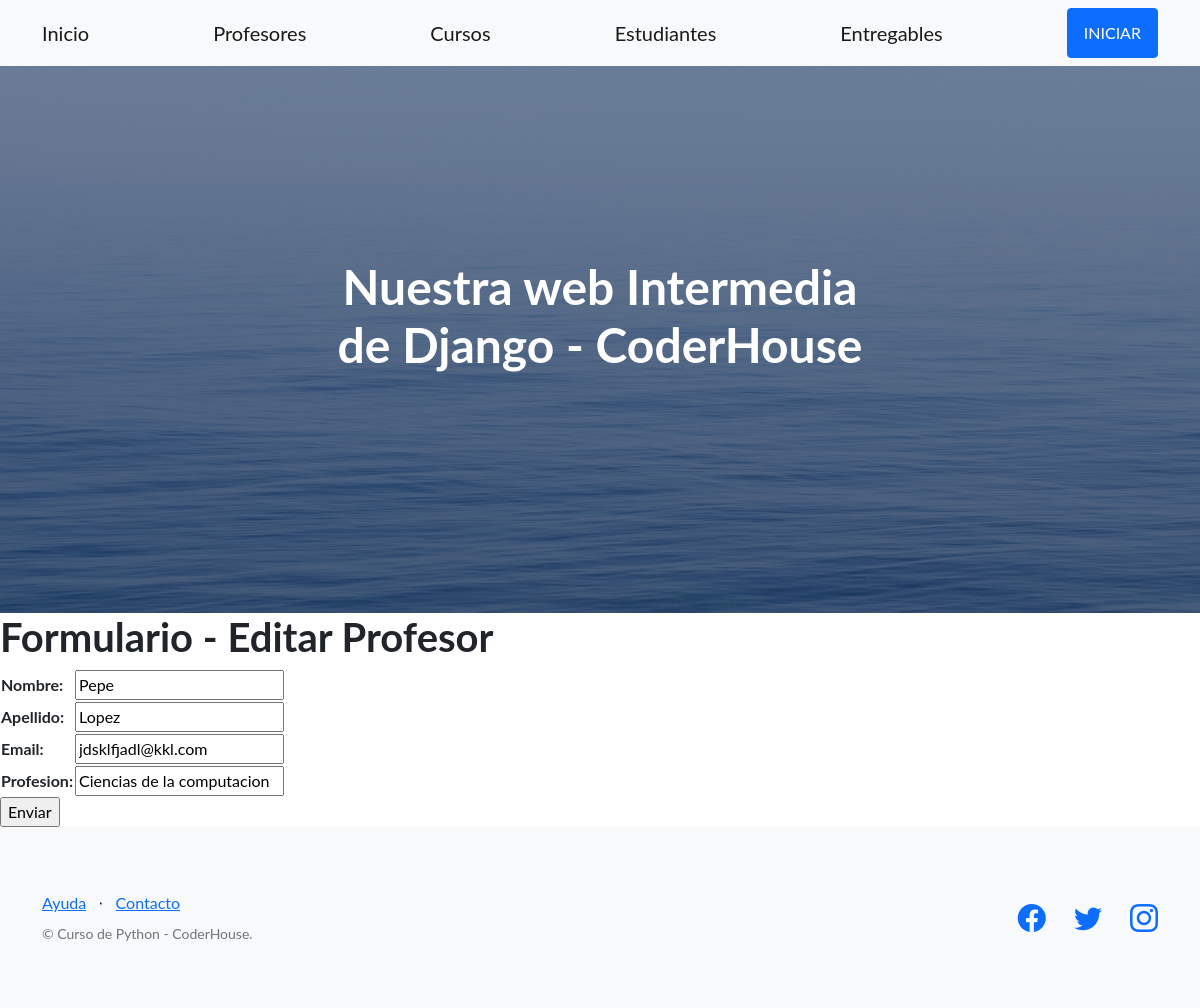
Screenshot of /AppCoder/editarProfesor/Pepe/ with the database file from the repository.
### AppCoder/models.py (models this page shows, shortened)
class Profesor(models.Model):
    nombre = models.CharField(max_length = 30)
    apellido = models.CharField(max_length = 40)
    email = models.EmailField()
    profesion = models.CharField(max_length = 30)

### AppCoder/views.py (the view)
# urls.py: path('editarProfesor/<profesor_nombre>/', views.editarProfesor, name="EditarProfesor"),
def editarProfesor(request, profesor_nombre):
      profesor = Profesor.objects.get(nombre=profesor_nombre)
      if request.method == 'POST':
            miFormulario = ProfesorFormularios(request.POST) #aquí mellega toda la información del html
            print(miFormulario)
            if miFormulario.is_valid:   #Si pasó la validación de Django
                  informacion = miFormulario.cleaned_data
                  profesor.nombre = informacion['nombre']
                  profesor.apellido = informacion['apellido']
                  profesor.email = informacion['email']
                  profesor.profesion = informacion['profesion']
                  profesor.save()
                  return render(request, "AppCoder/inicio.html") #Vuelvo al inicio o a donde quieran
      else:
            miFormulario= ProfesorFormularios(initial={'nombre': profesor.nombre, 'apellido':profesor.apellido ,
            'email':profesor.email, 'profesion':profesor.profesion})
      return render(request, "AppCoder/editarProfesores.html", {"miFormulario":miFormulario, "profesor_nombre":profesor_nombre})

### AppCoder/forms.py
class ProfesorFormularios(forms.Form):
    nombre = forms.CharField(max_length=30)
    apellido = forms.CharField(max_length=30)
    email = forms.EmailField()
    profesion = forms.CharField(max_length=30)

### AppCoder/templates/AppCoder/editarProfesores.html (shortened to what this page needs)
{% extends "AppCoder/padre.html" %}
{% load static %}
{% block contenidoQueCambia %}
    <h1>Formulario - Editar Profesor</h1>
    <form action="" method="POST">{% csrf_token %}
        <table>
            {{ miFormulario.as_table }}
        </table>
        <input type="submit", value="Enviar">
    </form>
{% endblock %}

### rows the page displays
Profesor: nombre "Pepe", apellido "Lopez", email "jdsklfjadl@kkl.com", profesion "Ciencias de la computacion"
